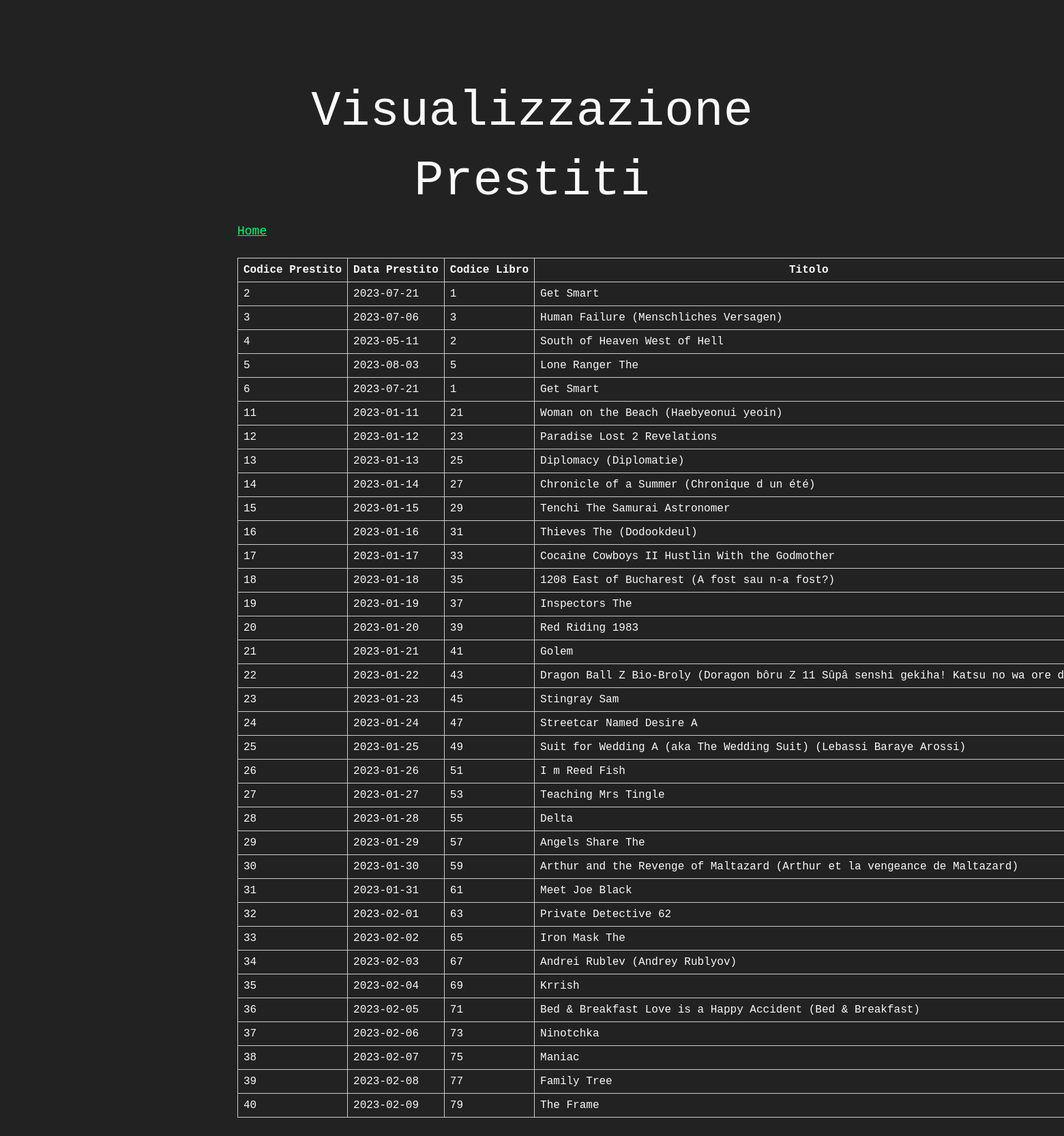
The page /Gruppo8_Roda_Sacchetto/php/VPrestito.php on the database its author committed.
### tables this page shows
CREATE TABLE `PRESTITO` (
  `COD_PRESTITO` int NOT NULL AUTO_INCREMENT,
  `DATA_PRESTITO` date NOT NULL,
  `MATRICOLA` int NOT NULL,
  `COD_LIBRO` int NOT NULL,
  PRIMARY KEY (`COD_PRESTITO`),
  UNIQUE KEY `COD_PRESTITO` (`COD_PRESTITO`),
  KEY `MATRICOLA` (`MATRICOLA`),
  KEY `COD_LIBRO` (`COD_LIBRO`),
  CONSTRAINT `prestito_ibfk_1` FOREIGN KEY (`MATRICOLA`) REFERENCES `UTENTE` (`MATRICOLA`),
  CONSTRAINT `prestito_ibfk_2` FOREIGN KEY (`COD_LIBRO`) REFERENCES `LIBRO` (`COD_LIBRO`)
);

CREATE TABLE `LIBRO` (
  `COD_LIBRO` int NOT NULL AUTO_INCREMENT,
  `TITOLO` varchar(100) DEFAULT NULL,
  `ISBN` varchar(100) NOT NULL,
  `LINGUA` varchar(100) NOT NULL,
  `ANNO_PUB` int NOT NULL,
  `COD_SUC` int NOT NULL,
  PRIMARY KEY (`COD_LIBRO`),
  UNIQUE KEY `COD_LIBRO` (`COD_LIBRO`),
  KEY `COD_SUC` (`COD_SUC`),
  CONSTRAINT `libro_ibfk_1` FOREIGN KEY (`COD_SUC`) REFERENCES `SUCCURSALE` (`COD_SUC`)
);

### Gruppo8_Roda_Sacchetto/php/VPrestito.php (the view, shortened to what this page needs)
<html>
    <head>
        <link rel="stylesheet" href="../css/retro.css">
        <link rel="stylesheet" href="../css/mycss.css">
    </head>
    <body>
        <h1>Visualizzazione Prestiti</h1>
        <a href="../index.html">Home</a>
        <br><br>
        <table>
            <tr>
                <th>Codice Prestito</th>
                <th>Data Prestito</th>
                <th>Codice Libro</th>
                <th>Titolo</th>
            </tr>
            <?php
            include_once("connessione.php");
            try{
                $sql = "SELECT COD_PRESTITO, DATA_PRESTITO, PRESTITO.COD_LIBRO, TITOLO, PRESTITO.MATRICOLA, NOME, COGNOME
                FROM ((PRESTITO
                INNER JOIN UTENTE ON PRESTITO.MATRICOLA=UTENTE.MATRICOLA)
                INNER JOIN LIBRO ON PRESTITO.COD_LIBRO = LIBRO.COD_LIBRO)";
                $query=mysqli_query($link,$sql);
            }catch (mysqli_sql_exception $e) {
                echo("Errore per la visualizzazione dei prestiti: " . $e->getMessage() . "<br>");
            }
            $PRESTITO = array();
            $i=0;
            while($row= mysqli_fetch_array($query)){
                $PRESTITO[$i]= $row;
                $i++;
            }
            foreach($PRESTITO as $pre):
            echo "<tr>";
            echo "<td>".$pre[0]."</td>";
            echo "<td>".$pre[1]."</td>";
            echo "<td>".$pre[2]."</td>";
            echo "<td>".$pre[3]."</td>";
            echo "</tr>";
            endforeach;
            ?>
        </table>
    </body>
</html>

### Gruppo8_Roda_Sacchetto/css/retro.css (style rules this page uses)
a, a:visited { color: #01ff70; }
html { font-size: 12px; }
@media screen and (min-width: 48rem) { html { font-size: 16px; } }
body { line-height: 1.85; }
h1, .retro-h1, h2, .retro-h2, h3, .retro-h3, h4, .retro-h4 { margin: 1.414rem 0 .5rem; font-weight: inherit; line-height: 1.42; }
h1, .retro-h1 { margin-top: 0; font-size: 3.998rem; }
html, body { background-color: #222; min-height: 100%; }
html { font-size: 18px; }
body { color: #fafafa; font-family: "Courier New"; line-height: 1.45; margin: 6rem auto 1rem; max-width: 48rem; padding: .25rem; }

### Gruppo8_Roda_Sacchetto/css/mycss.css (style rules this page uses)
h1 { text-align: center; }
table { table-layout: auto; width: auto; max-width: 100%; border-collapse: collapse; }
td, th { padding: 8px; border: 1px solid #ccc; white-space: nowrap; overflow: hidden; text-overflow: ellipsis; }

### rows shown on the page
prestito: COD_PRESTITO "2", DATA_PRESTITO "2023-07-21", COD_LIBRO "1", COD_LIBRO.TITOLO "Get Smart"
prestito: COD_PRESTITO "3", DATA_PRESTITO "2023-07-06", COD_LIBRO "3", COD_LIBRO.TITOLO "Human Failure (Menschliches Versagen)"
prestito: COD_PRESTITO "4", DATA_PRESTITO "2023-05-11", COD_LIBRO "2", COD_LIBRO.TITOLO "South of Heaven West of Hell"
prestito: COD_PRESTITO "5", DATA_PRESTITO "2023-08-03", COD_LIBRO "5", COD_LIBRO.TITOLO "Lone Ranger The"
prestito: COD_PRESTITO "6", DATA_PRESTITO "2023-07-21", COD_LIBRO "1", COD_LIBRO.TITOLO "Get Smart"
prestito: COD_PRESTITO "11", DATA_PRESTITO "2023-01-11", COD_LIBRO "21", COD_LIBRO.TITOLO "Woman on the Beach (Haebyeonui yeoin)"
prestito: COD_PRESTITO "12", DATA_PRESTITO "2023-01-12", COD_LIBRO "23", COD_LIBRO.TITOLO "Paradise Lost 2 Revelations"
prestito: COD_PRESTITO "13", DATA_PRESTITO "2023-01-13", COD_LIBRO "25", COD_LIBRO.TITOLO "Diplomacy (Diplomatie)"
prestito: COD_PRESTITO "14", DATA_PRESTITO "2023-01-14", COD_LIBRO "27", COD_LIBRO.TITOLO "Chronicle of a Summer (Chronique d un été)"
prestito: COD_PRESTITO "15", DATA_PRESTITO "2023-01-15", COD_LIBRO "29", COD_LIBRO.TITOLO "Tenchi The Samurai Astronomer"
prestito: COD_PRESTITO "16", DATA_PRESTITO "2023-01-16", COD_LIBRO "31", COD_LIBRO.TITOLO "Thieves The (Dodookdeul)"
prestito: COD_PRESTITO "17", DATA_PRESTITO "2023-01-17", COD_LIBRO "33", COD_LIBRO.TITOLO "Cocaine Cowboys II Hustlin With the Godmother"
prestito: COD_PRESTITO "18", DATA_PRESTITO "2023-01-18", COD_LIBRO "35", COD_LIBRO.TITOLO "1208 East of Bucharest (A fost sau n-a fost?)"
prestito: COD_PRESTITO "19", DATA_PRESTITO "2023-01-19", COD_LIBRO "37", COD_LIBRO.TITOLO "Inspectors The"
prestito: COD_PRESTITO "20", DATA_PRESTITO "2023-01-20", COD_LIBRO "39", COD_LIBRO.TITOLO "Red Riding 1983"
prestito: COD_PRESTITO "21", DATA_PRESTITO "2023-01-21", COD_LIBRO "41", COD_LIBRO.TITOLO "Golem"
prestito: COD_PRESTITO "22", DATA_PRESTITO "2023-01-22", COD_LIBRO "43", COD_LIBRO.TITOLO "Dragon Ball Z Bio-Broly (Doragon bôru Z 11 Sûpâ senshi gekiha! Katsu no wa ore…"
prestito: COD_PRESTITO "23", DATA_PRESTITO "2023-01-23", COD_LIBRO "45", COD_LIBRO.TITOLO "Stingray Sam"
prestito: COD_PRESTITO "24", DATA_PRESTITO "2023-01-24", COD_LIBRO "47", COD_LIBRO.TITOLO "Streetcar Named Desire A"
prestito: COD_PRESTITO "25", DATA_PRESTITO "2023-01-25", COD_LIBRO "49", COD_LIBRO.TITOLO "Suit for Wedding A (aka The Wedding Suit) (Lebassi Baraye Arossi)"
prestito: COD_PRESTITO "26", DATA_PRESTITO "2023-01-26", COD_LIBRO "51", COD_LIBRO.TITOLO "I m Reed Fish"
prestito: COD_PRESTITO "27", DATA_PRESTITO "2023-01-27", COD_LIBRO "53", COD_LIBRO.TITOLO "Teaching Mrs Tingle"
prestito: COD_PRESTITO "28", DATA_PRESTITO "2023-01-28", COD_LIBRO "55", COD_LIBRO.TITOLO "Delta"
prestito: COD_PRESTITO "29", DATA_PRESTITO "2023-01-29", COD_LIBRO "57", COD_LIBRO.TITOLO "Angels Share The"
prestito: COD_PRESTITO "30", DATA_PRESTITO "2023-01-30", COD_LIBRO "59", COD_LIBRO.TITOLO "Arthur and the Revenge of Maltazard (Arthur et la vengeance de Maltazard)"
prestito: COD_PRESTITO "31", DATA_PRESTITO "2023-01-31", COD_LIBRO "61", COD_LIBRO.TITOLO "Meet Joe Black"
prestito: COD_PRESTITO "32", DATA_PRESTITO "2023-02-01", COD_LIBRO "63", COD_LIBRO.TITOLO "Private Detective 62"
prestito: COD_PRESTITO "33", DATA_PRESTITO "2023-02-02", COD_LIBRO "65", COD_LIBRO.TITOLO "Iron Mask The"
prestito: COD_PRESTITO "34", DATA_PRESTITO "2023-02-03", COD_LIBRO "67", COD_LIBRO.TITOLO "Andrei Rublev (Andrey Rublyov)"
prestito: COD_PRESTITO "35", DATA_PRESTITO "2023-02-04", COD_LIBRO "69", COD_LIBRO.TITOLO "Krrish"
prestito: COD_PRESTITO "36", DATA_PRESTITO "2023-02-05", COD_LIBRO "71", COD_LIBRO.TITOLO "Bed & Breakfast Love is a Happy Accident (Bed & Breakfast)"
prestito: COD_PRESTITO "37", DATA_PRESTITO "2023-02-06", COD_LIBRO "73", COD_LIBRO.TITOLO "Ninotchka"
prestito: COD_PRESTITO "38", DATA_PRESTITO "2023-02-07", COD_LIBRO "75", COD_LIBRO.TITOLO "Maniac"
prestito: COD_PRESTITO "39", DATA_PRESTITO "2023-02-08", COD_LIBRO "77", COD_LIBRO.TITOLO "Family Tree"
prestito: COD_PRESTITO "40", DATA_PRESTITO "2023-02-09", COD_LIBRO "79", COD_LIBRO.TITOLO "The Frame"
